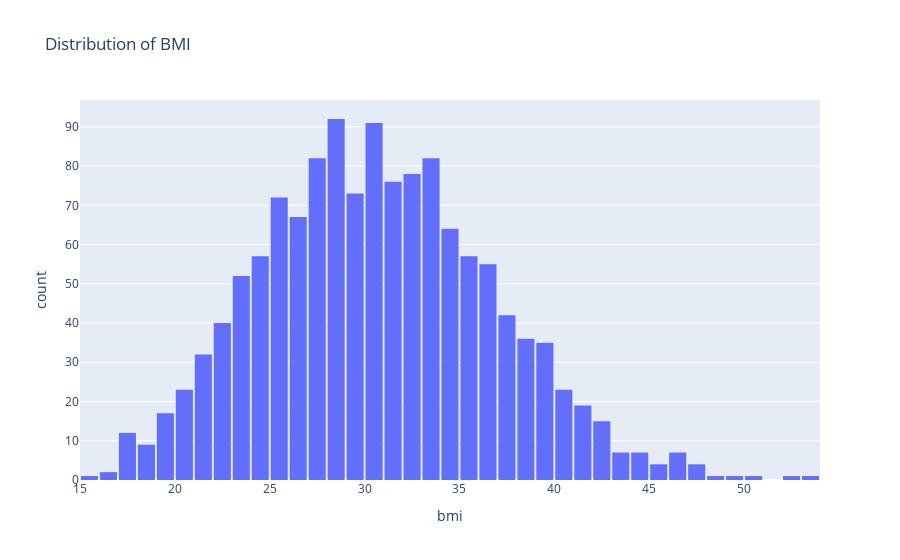

This figure's notebook cell:
### Code cell
fig = px.histogram(df, x='bmi', nbins=47, title='Distribution of BMI')
fig.update_layout(bargap=0.1)
fig.show()

### Figure 1 — Plotly figure (JSON) as saved in the notebook; plotly's stock layout.template omitted (floating-point values rounded to 4 significant figures; data arrays with more than 128 entries replaced by an {"elided": "..."} marker saying what was removed)
{"data": [{"alignmentgroup": "True", "bingroup": "x", "hovertemplate": "bmi=%{x}<br>count=%{y}<extra></extra>", "legendgroup": "", "marker": {"color": "#636efa", "pattern": {"shape": ""}}, "name": "", "nbinsx": 47, "offsetgroup": "", "orientation": "v", "showlegend": false, "type": "histogram", "x": {"elided": "1338 float values"}, "xaxis": "x", "yaxis": "y"}], "layout": {"bargap": 0.1, "barmode": "relative", "legend": {"tracegroupgap": 0}, "title": {"text": "Distribution of BMI"}, "xaxis": {"anchor": "y", "domain": [0, 1], "title": {"text": "bmi"}}, "yaxis": {"anchor": "x", "domain": [0, 1], "title": {"text": "count"}}}}
